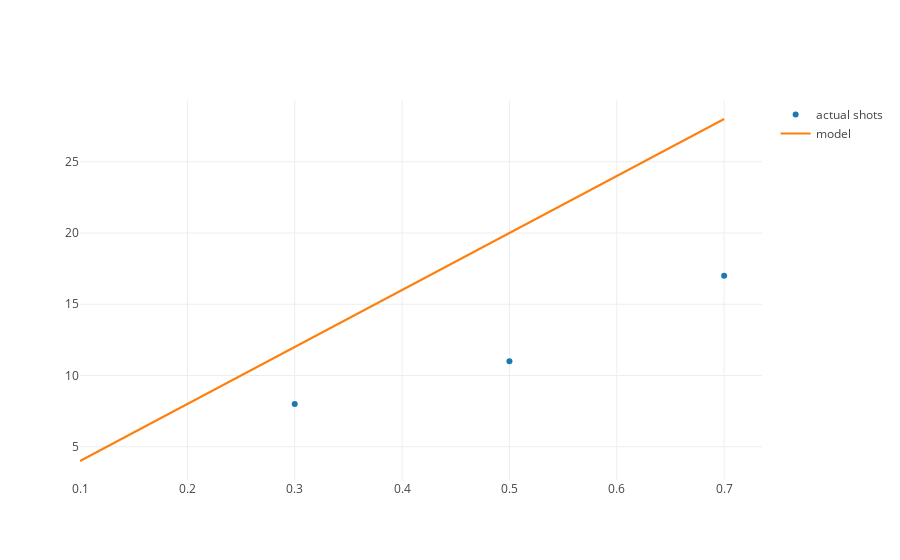

The cell this chart's notebook holds for it:
### Markdown cell above
Let's take another look at our hypothesis function expressed as as a line to approximate our plotted points.

### Code cell
from data import plot_data_and_model
plot_data_and_model()

### Figure 1 — Plotly figure (JSON) as saved in the notebook; plotly's stock layout.template omitted (floating-point values rounded to 4 significant figures)
{"data": [{"mode": "markers", "name": "actual shots", "text": [], "type": "scatter", "uid": "d8149ac0-3740-462e-b3a3-3224ff724a3d", "x": [0.3, 0.5, 0.7], "y": [8, 11, 17]}, {"mode": "lines", "name": "model", "text": [], "type": "scatter", "uid": "cb316720-799b-4d70-b391-40e4e2042329", "x": [0.1, 0.2, 0.3, 0.4, 0.5, 0.6, 0.7], "y": [4, 8, 12, 16, 20, 24, 28]}], "layout": {"autosize": true, "xaxis": {"autorange": true, "range": [0.1, 0.7352], "type": "linear"}, "yaxis": {"autorange": true, "range": [2.667, 29.33], "type": "linear"}}}
